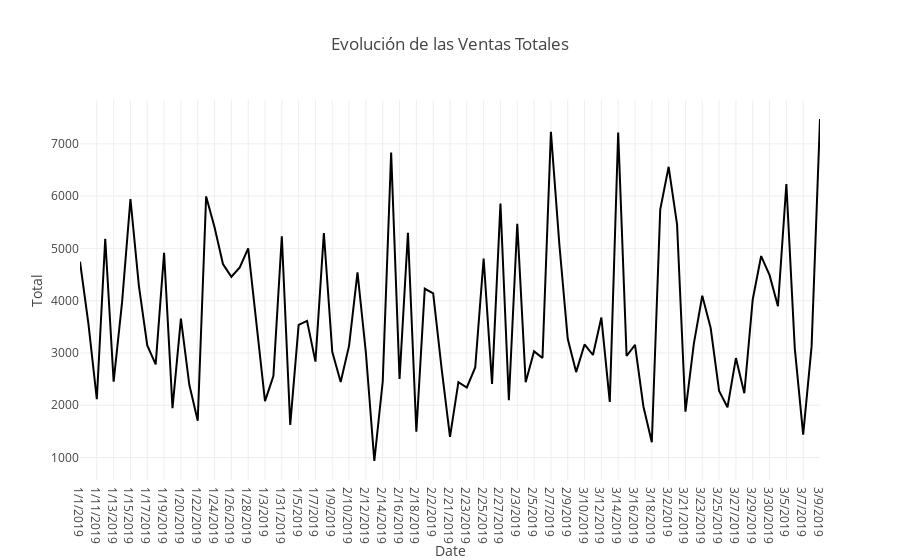

The code cell stored with this chart in its notebook:
### Markdown cell above
# =============================================
# 2. Exploración Visual Inicial (Gráficos de análisis)
# =============================================

A continuación se presentan gráficos básicos que permiten explorar la distribución y relaciones entre variables seleccionadas.

### Code cell
# 1. Evolución de las Ventas Totales
ventas_diarias = df.groupby('Date')['Total'].sum().reset_index()
fig = px.line(ventas_diarias, x='Date', y='Total', title='Evolución de las Ventas Totales')
fig.show()

### Figure 1 — Plotly figure (JSON) as saved in the notebook; plotly's stock layout.template omitted (floating-point values rounded to 4 significant figures)
{"data": [{"hovertemplate": "Date=%{x}<br>Total=%{y}<extra></extra>", "legendgroup": "", "line": {"color": "#000001", "dash": "solid"}, "marker": {"symbol": "circle"}, "mode": "lines", "name": "", "orientation": "v", "showlegend": false, "type": "scatter", "x": ["1/1/2019", "1/10/2019", "1/11/2019", "1/12/2019", "1/13/2019", "1/14/2019", "1/15/2019", "1/16/2019", "1/17/2019", "1/18/2019", "1/19/2019", "1/2/2019", "1/20/2019", "1/21/2019", "1/22/2019", "1/23/2019", "1/24/2019", "1/25/2019", "1/26/2019", "1/27/2019", "1/28/2019", "1/29/2019", "1/3/2019", "1/30/2019", "1/31/2019", "1/4/2019", "1/5/2019", "1/6/2019", "1/7/2019", "1/8/2019", "1/9/2019", "2/1/2019", "2/10/2019", "2/11/2019", "2/12/2019", "2/13/2019", "2/14/2019", "2/15/2019", "2/16/2019", "2/17/2019", "2/18/2019", "2/19/2019", "2/2/2019", "2/20/2019", "2/21/2019", "2/22/2019", "2/23/2019", "2/24/2019", "2/25/2019", "2/26/2019", "2/27/2019", "2/28/2019", "2/3/2019", "2/4/2019", "2/5/2019", "2/6/2019", "2/7/2019", "2/8/2019", "2/9/2019", "3/1/2019", "3/10/2019", "3/11/2019", "3/12/2019", "3/13/2019", "3/14/2019", "3/15/2019", "3/16/2019", "3/17/2019", "3/18/2019", "3/19/2019", "3/2/2019", "3/20/2019", "3/21/2019", "3/22/2019", "3/23/2019", "3/24/2019", "3/25/2019", "3/26/2019", "3/27/2019", "3/28/2019", "3/29/2019", "3/3/2019", "3/30/2019", "3/4/2019", "3/5/2019", "3/6/2019", "3/7/2019", "3/8/2019", "3/9/2019"], "xaxis": "x", "y": [4745.0, 3561.0, 2115.0, 5185.0, 2451.0, 3967.0, 5944.0, 4289.0, 3143.0, 2780.0, 4915.0, 1946.0, 3655.0, 2392.0, 1705.0, 5994.0, 5402.0, 4700.0, 4458.0, 4636.0, 5000.0, 3517.0, 2078.0, 2558.0, 5232.0, 1624.0, 3537.0, 3614.0, 2834.0, 5294.0, 3021.0, 2445.0, 3141.0, 4542.0, 2999.0, 934.2, 2454.0, 6831.0, 2504.0, 5300.0, 1496.0, 4228.0, 4141.0, 2706.0, 1394.0, 2442.0, 2340.0, 2722.0, 4807.0, 2408.0, 5859.0, 2097.0, 5468.0, 2439.0, 3031.0, 2905.0, 7228.0, 5085.0, 3272.0, 2634.0, 3163.0, 2961.0, 3678.0, 2064.0, 7215.0, 2942.0, 3154.0, 1976.0, 1293.0, 5740.0, 6560.0, 5458.0, 1878.0, 3179.0, 4095.0, 3477.0, 2273.0, 1963.0, 2903.0, 2229.0, 4023.0, 4853.0, 4487.0, 3894.0, 6231.0, 3093.0, 1438.0, 3125.0, 7474.0], "yaxis": "y"}], "layout": {"legend": {"tracegroupgap": 0}, "title": {"text": "Evolución de las Ventas Totales"}, "xaxis": {"anchor": "y", "domain": [0, 1], "title": {"text": "Date"}}, "yaxis": {"anchor": "x", "domain": [0, 1], "title": {"text": "Total"}}}}
